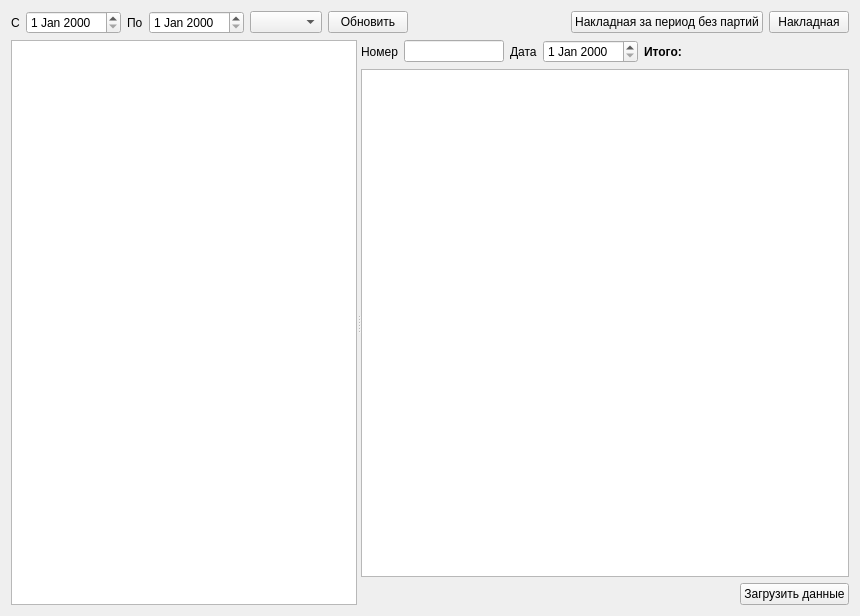
<?xml version="1.0" encoding="UTF-8"?>
<ui version="4.0">
 <class>FormPack</class>
 <widget class="QWidget" name="FormPack">
  <property name="geometry">
   <rect>
    <x>0</x>
    <y>0</y>
    <width>860</width>
    <height>616</height>
   </rect>
  </property>
  <property name="windowTitle">
   <string>Form</string>
  </property>
  <layout class="QVBoxLayout" name="verticalLayout_3">
   <item>
    <layout class="QHBoxLayout" name="horizontalLayout">
     <item>
      <widget class="QLabel" name="label">
       <property name="text">
        <string>С</string>
       </property>
      </widget>
     </item>
     <item>
      <widget class="DbDateEdit" name="dateEditBeg"/>
     </item>
     <item>
      <widget class="QLabel" name="label_2">
       <property name="text">
        <string>По</string>
       </property>
      </widget>
     </item>
     <item>
      <widget class="DbDateEdit" name="dateEditEnd"/>
     </item>
     <item>
      <widget class="DbComboBox" name="comboBoxType"/>
     </item>
     <item>
      <widget class="QPushButton" name="pushButtonUpd">
       <property name="text">
        <string>Обновить</string>
       </property>
      </widget>
     </item>
     <item>
      <spacer name="horizontalSpacer">
       <property name="orientation">
        <enum>Qt::Horizontal</enum>
       </property>
       <property name="sizeHint" stdset="0">
        <size>
         <width>40</width>
         <height>20</height>
        </size>
       </property>
      </spacer>
     </item>
     <item>
      <widget class="QPushButton" name="pushButtonNaklPer">
       <property name="text">
        <string>Накладная за период без партий</string>
       </property>
      </widget>
     </item>
     <item>
      <widget class="QPushButton" name="pushButtonNakl">
       <property name="text">
        <string>Накладная</string>
       </property>
      </widget>
     </item>
    </layout>
   </item>
   <item>
    <widget class="QSplitter" name="splitter">
     <property name="sizePolicy">
      <sizepolicy hsizetype="Expanding" vsizetype="Expanding">
       <horstretch>0</horstretch>
       <verstretch>0</verstretch>
      </sizepolicy>
     </property>
     <property name="orientation">
      <enum>Qt::Horizontal</enum>
     </property>
     <widget class="DbViewer" name="tableViewNakl"/>
     <widget class="QWidget" name="layoutWidget">
      <layout class="QVBoxLayout" name="verticalLayout_2">
       <item>
        <layout class="QHBoxLayout" name="horizontalLayout_2">
         <item>
          <widget class="QLabel" name="label_3">
           <property name="text">
            <string>Номер</string>
           </property>
          </widget>
         </item>
         <item>
          <widget class="QLineEdit" name="lineEditNum">
           <property name="maximumSize">
            <size>
             <width>100</width>
             <height>16777215</height>
            </size>
           </property>
          </widget>
         </item>
         <item>
          <widget class="QLabel" name="label_4">
           <property name="text">
            <string>Дата</string>
           </property>
          </widget>
         </item>
         <item>
          <widget class="DbDateEdit" name="dateEditNakl"/>
         </item>
         <item>
          <widget class="QLabel" name="labelItogo">
           <property name="font">
            <font>
             <weight>75</weight>
             <bold>true</bold>
            </font>
           </property>
           <property name="text">
            <string>Итого:</string>
           </property>
          </widget>
         </item>
         <item>
          <spacer name="horizontalSpacer_3">
           <property name="orientation">
            <enum>Qt::Horizontal</enum>
           </property>
           <property name="sizeHint" stdset="0">
            <size>
             <width>40</width>
             <height>20</height>
            </size>
           </property>
          </spacer>
         </item>
        </layout>
       </item>
       <item>
        <widget class="DbViewer" name="tableViewNaklData"/>
       </item>
       <item>
        <layout class="QHBoxLayout" name="horizontalLayoutMap">
         <item>
          <spacer name="horizontalSpacer_2">
           <property name="orientation">
            <enum>Qt::Horizontal</enum>
           </property>
           <property name="sizeHint" stdset="0">
            <size>
             <width>40</width>
             <height>20</height>
            </size>
           </property>
          </spacer>
         </item>
         <item>
          <widget class="QPushButton" name="pushButtonLoad">
           <property name="text">
            <string>Загрузить данные</string>
           </property>
          </widget>
         </item>
        </layout>
       </item>
      </layout>
     </widget>
    </widget>
   </item>
  </layout>
 </widget>
 <customwidgets>
  <customwidget>
   <class>DbViewer</class>
   <extends>QTableView</extends>
   <header>db/dbviewer.h</header>
  </customwidget>
  <customwidget>
   <class>DbDateEdit</class>
   <extends>QDateEdit</extends>
   <header>db/dbdateedit.h</header>
  </customwidget>
  <customwidget>
   <class>DbComboBox</class>
   <extends>QComboBox</extends>
   <header>db/dbcombobox.h</header>
  </customwidget>
 </customwidgets>
 <resources/>
 <connections/>
</ui>
